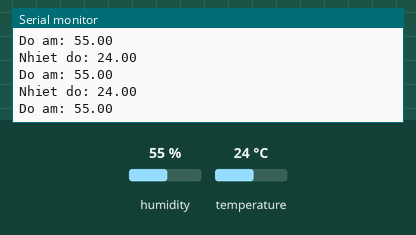
Bench run of a sketch on a simulated ESP8266 (NodeMCU). Shown: the last lines printed to the serial monitor. Inputs (shaded band) come from the test bench; at power-on: humidity 55 %, temperature 24 °C.

Above: at 2.8 s.
2.9 s: humidity set to 22 %
At 5.5 s:
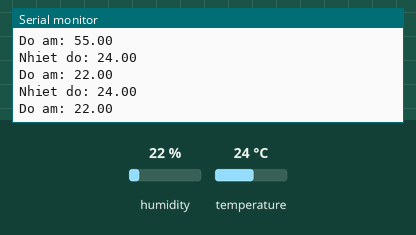
5.6 s: temperature set to 12 °C
At 6.9 s:
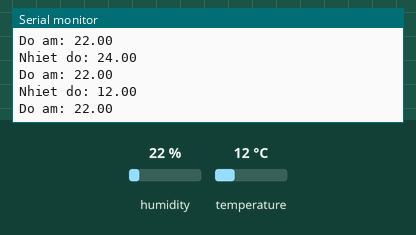
8.3 s: humidity set to 40 %
At 11.6 s:
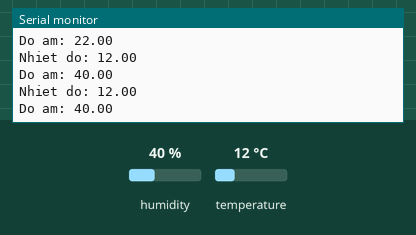
Timing chart, 0 to 13.1 s (numbered marks = the images above; inputs shaded):
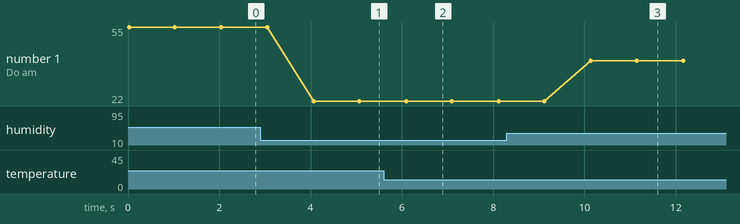

The sketch:

ESP_Soil_DHT.ino
```cpp
#include "DHT.h"

const int DHTPIN = D6;
const int DHTTYPE = DHT11;

DHT dht(DHTPIN, DHTTYPE);
void setup() {
  Serial.begin(9600);
  dht.begin();
  pinMode (2, INPUT);

}

void loop() {
  float h = dht.readHumidity();
  float t = dht.readTemperature();

  if (isnan(t) || isnan(h)) {
    Serial.println(" Failed to read from DHT");
  } else {
    Serial.print("Nhiet do: ");
    Serial.println(t);
    Serial.print("Do am: ");
    Serial.println(h);
  }

  Serial.println();
  delay(1000);

}
```

Measured:
- after the input at 2.9 s, the serial monitor: prints a new line after 1.2 s (image 1)
- after the input at 5.6 s, the serial monitor: prints a new line after 0.49 s (image 2)
- after the input at 8.3 s, the serial monitor: prints a new line after 1.8 s (image 3)
- plotted number 1: 55 → 22 after the input at 2.9 s, 22 → 40 after the input at 8.3 s
